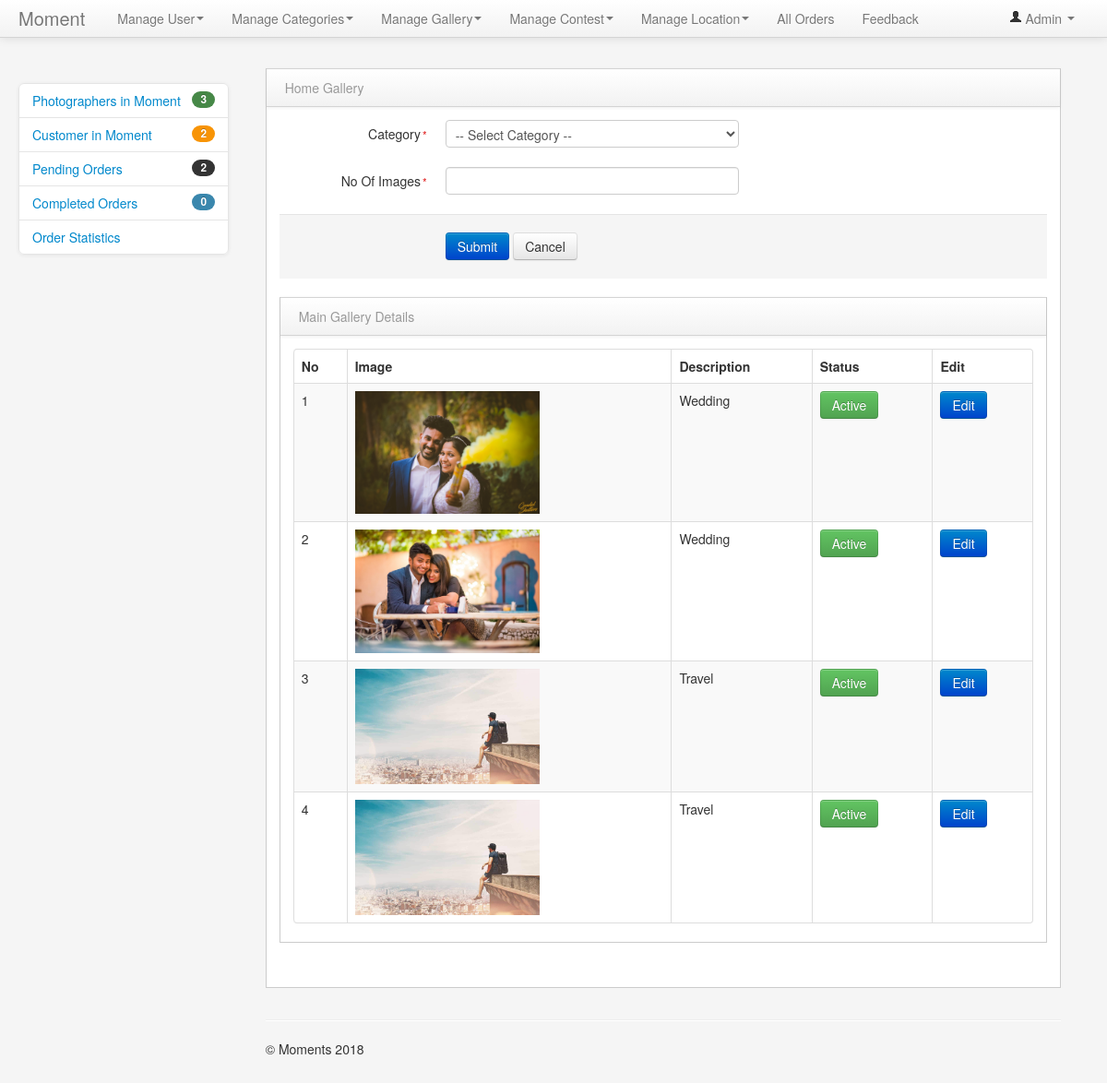
Screenshot of /admin2/Admin/hgallery.php (signed in) with the database file from the repository.
### tables this page shows
CREATE TABLE `hgallery` (
  `Id` int(11) NOT NULL,
  `Path` varchar(100) NOT NULL,
  `Type` varchar(100) NOT NULL,
  `Status` varchar(8) NOT NULL
);

### admin2/Admin/hgallery.php (the view, shortened to what this page needs)
<?php
include 'connection.php';
?>
<!DOCTYPE html>
<html>
    <head>
        <?php include('link.php') ?>
    </head>
    <body>
        <?php include('top_header.php') ?>
<?php include('left_menu.php') ?>
<div class="span9" id="content">
    <div class="row-fluid">
        <div class="block">
            <div class="navbar navbar-inner block-header">
                <div class="muted pull-left">Home Gallery</div>
            </div>
            <div class="block-content collapse in">
                <div class="span12">
                    <form class="form-horizontal" method="post" enctype="multipart/form-data">
                        <fieldset>
                            <div class="control-group">
                                <label class="control-label" for="select01">Category<span class="required">*</span></label>
                                <div class="controls">
                                    <select name="txt_cat" id="select01" class="chzn-select span6 m-wrap" >
                                        <option selected="selected" value="">-- Select Category --</option>
                                    </select>
                                </div>
                            </div>
                            <div class="control-group">
                                <label class="control-label">No Of Images<span class="required">*</span></label>
                                <div class="controls">
                                    <input type="number" name="txt_pname" class="span6 m-wrap" onKeyUp="validate('text', this.value)" min="1" />
                                </div>
                            </div>
                            <div class="form-actions">
                                <input type="submit" name="btn_submit" class="btn btn-primary" value="Submit">
                                <button type="reset" class="btn">Cancel</button>
                            </div>
                            <div class="block">
                                <div class="navbar navbar-inner block-header">
                                    <div class="muted pull-left">Main Gallery Details</div>
                                </div>
                                <div class="block-content collapse in">
                                    <div class="span12">
                                        <table cellpadding="0" cellspacing="0" border="0" class="table table-striped table-bordered" id="example">
                                            <thead>
                                                <tr>
                                                    <th>No</th>
                                                    <th>Image</th>
                                                    <th>Description</th>
                                                    <th>Status</th>
                                                    <th>Edit</th>
                                                </tr>
                                            </thead>
                                            <tbody>
                                                <?php
                                                $i = 1;
                                                $sel = "select * from hgallery";
                                                $res = mysqli_query($con, $sel);
                                                while ($row = mysqli_fetch_array($res)) {
                                                    ?>
                                                    <tr align="center">
                                                        <td><?php echo $i++ ?></td>
                                                        <td><img src="img/home/<?php echo $row['Path'] ?>" alt="" height="200px" width="200px" ></td>
                                                        <td><?php echo $row['Type'] ?></td>
                                                        <td>
                                                            <?php
                                                            if ($row['Status'] == 'Active') {
                                                                ?>
                                                                <a href="hgallery.php?id=<?php echo $row['Id'] ?>&status=<?php echo $row['Status'] ?>" onClick="return confirm('Are U Sure want to Deactive ?')"><input type="button" class="btn btn-success" value="<?php echo $row['Status'] ?>"></a>
                                                                <?php
                                                            } else {
                                                                ?>
                                                                <a href="hgallery.php?id=<?php echo $row['Id'] ?>&status=<?php echo $row['Status'] ?>" onClick="return confirm('Are U Sure want to Active ?')"><input type="button" class="btn btn-danger" value="<?php echo $row['Status'] ?>"></a>
                                                                <?php
                                                            }
                                                            ?>
                                                        </td>
                                                        <td>
                                                            <a href="#myAlert<?php echo "a" . $i ?>" data-toggle="modal" class="btn btn-primary">Edit</a>
                                                        </td>
                                                    </tr>
                                                    <?php
                                                }
                                                ?>
                                            </tbody>
                                        </table>
                                    </div>
                                </div>
                            </div>
                        </fieldset>
                    </form>
                </div>
            </div>
        </div>
    </div>
    <hr>
    <?php include('footer.php') ?>
</div>
<?php include('js_link.php') ?>
</body>
</html>

### admin2/Admin/link.php (shortened to what this page needs)
      <link href="bootstrap/css/bootstrap.min.css" rel="stylesheet" media="screen">
      <link href="bootstrap/css/bootstrap-responsive.min.css" rel="stylesheet" media="screen">
      <link href="assets/styles.css" rel="stylesheet" media="screen">
 <link href="assets/DT_bootstrap.css" rel="stylesheet" media="screen">
<link rel="stylesheet" href="https://cdnjs.cloudflare.com/ajax/libs/font-awesome/4.7.0/css/font-awesome.min.css">

### admin2/Admin/top_header.php (shortened to what this page needs)
<div class="navbar navbar-fixed-top" >
    <div class="navbar-inner">
        <div class="container-fluid">
            <a class="brand" href="master.php">Moment</a>
            <div class="nav-collapse collapse">
                <ul class="nav pull-right">
                    <li class="dropdown">
                        <a href="#" role="button" class="dropdown-toggle" data-toggle="dropdown"> <i class="icon-user"></i> Admin <i class="caret"></i>
                        </a>
                    </li>
                </ul>
                <ul class="nav">
                    <li class="dropdown">
                        <a href="#" data-toggle="dropdown" class="dropdown-toggle">Manage User<b class="caret"></b>
                        </a>
                    </li>
                    <li class="dropdown">
                        <a href="#" role="button" class="dropdown-toggle" data-toggle="dropdown">Manage Categories<i class="caret"></i>
                        </a>
                    </li>
                    <li class="dropdown">
                        <a href="#" role="button" class="dropdown-toggle" data-toggle="dropdown">Manage Gallery<i class="caret"></i></a>
                    </li>
                     <li class="dropdown">
                        <a href="#" role="button" class="dropdown-toggle" data-toggle="dropdown">Manage Contest<i class="caret"></i></a>
                    </li>
                    <li class="dropdown">
                        <a href="#" role="button" class="dropdown-toggle" data-toggle="dropdown">Manage Location<i class="caret"></i></a>
                    </li>
                    <li class="dropdown">
                        <a href="order.php">All Orders</a>
                    </li>
                    <li class="dropdown">
                        <a href="feedback.php">Feedback</a>
                    </li>
                </ul>
            </div>
        </div>
    </div>
</div>

### admin2/Admin/left_menu.php (shortened to what this page needs)
<div class="container-fluid">
    <div class="row-fluid">
        <div class="span3" id="sidebar">
            <ul class="nav nav-list bs-docs-sidenav nav-collapse collapse">
                <li>
                    <?php
                    $total_photographer = 0;
                    include_once './connection.php';
                    $sel = "select count(*) from photographerdata";
                    $r = mysqli_query($con, $sel);
                    while ($res = mysqli_fetch_array($r)) {
                        $total_photographer = $res[0];
                    }
                    ?>
                    <a href="photographer.php"><span class="badge badge-success pull-right"><?php echo $total_photographer ?></span>Photographers in Moment</a>
                </li>
                <li>
                    <?php
                    $total_customer = 0;
                    include_once './connection.php';
                    $sel = "select count(*) from userdata";
                    $r = mysqli_query($con, $sel);
                    while ($res = mysqli_fetch_array($r)) {
                        $total_customer = $res[0];
                    }
                    ?>
                    <a href="customer.php"><span class="badge badge-warning pull-right"><?php echo $total_customer ?></span>Customer in Moment</a>
                </li>
                <li>
<?php
include_once './connection.php';
$sel = "select count(*) from bookingorder where Status = 'Pending'";
$r = mysqli_query($con, $sel);
while ($res = mysqli_fetch_array($r)) {
    $total_customer = $res[0];
}
?>
                    <a href="pendingorders.php"><span class="badge badge-inverse pull-right"><?php echo $total_customer ?></span>Pending Orders</a>
                </li>
                <li>
<?php
include_once './connection.php';
$sel = "select count(*) from bookingorder where Status = 'Completed'";
$r = mysqli_query($con, $sel);
while ($res = mysqli_fetch_array($r)) {
    $total_customer = $res[0];
}
?>
                    <a href="completedorders.php"><span class="badge badge-info pull-right"><?php echo $total_customer ?></span>Completed Orders</a>
                </li>
                <li>
                    <a href="statistics.php"><span class="badge badge-info pull-right"></span>Order Statistics</a>
                </li>
            </ul>
        </div>

### admin2/Admin/footer.php
<footer>
               <p>&copy; Moments 2018</p>
           </footer>

### admin2/Admin/js_link.php (shortened to what this page needs)
<link href="vendors/datepicker.css" rel="stylesheet" media="screen">
        <link href="vendors/uniform.default.css" rel="stylesheet" media="screen">
        <link href="vendors/chosen.min.css" rel="stylesheet" media="screen">
        <link href="vendors/wysiwyg/bootstrap-wysihtml5.css" rel="stylesheet" media="screen">

### admin2/Admin/assets/styles.css (style rules this page uses)
body { padding-top: 0; padding-bottom: 40px; background-color: #f5f5f5; }
@media (min-width: 979px) { body { padding-top: 60px; } }
#content { margin-left:0px; }
.block { border: 1px solid #ccc; background: white; margin: 1em 0em; border-top: none; }
.block-content { margin: 1em; min-height: .25em; }
.block-header { margin-bottom: 0px; border-right: none; border-left: none; -webkit-border-radius: 0px; -moz-border-radius: 0px; border-radius: 0px; }
.block-header div { padding-top: 10px; }
.bs-docs-sidenav { max-width: 228px; margin: 30px 0 0; padding: 0; background-color: #fff; -webkit-border-radius: 6px; -moz-border-radius: 6px; border-radius: 6px; -webkit-box-shadow: 0 1px 4px rgba(0,0,0,.065); -moz-box-shadow: 0 1px 4px rgba(0,0,0,.065); box-shadow: 0 1px 4px rgba(0,0,0,.065); }
.bs-docs-sidenav > li > a { display: block; width: 190px \9; margin: 0 0 -1px; padding: 8px 14px; border: 1px solid #e5e5e5; }
.bs-docs-sidenav > li:first-child > a { -webkit-border-radius: 6px 6px 0 0; -moz-border-radius: 6px 6px 0 0; border-radius: 6px 6px 0 0; }
.bs-docs-sidenav > li:last-child > a { -webkit-border-radius: 0 0 6px 6px; -moz-border-radius: 0 0 6px 6px; border-radius: 0 0 6px 6px; }
.control-label .required { color: #e02222; font-size: 12px; padding-left: 2px; }

### rows the page displays
hgallery: Path (picture), Type "Wedding", Status "Active"
hgallery: Path (picture), Type "Wedding", Status "Active"
hgallery: Path (picture), Type "Travel", Status "Active"
hgallery: Path (picture), Type "Travel", Status "Active"

### other values shown
$total_photographer "3"
$total_customer "2"
$total_customer "0"
